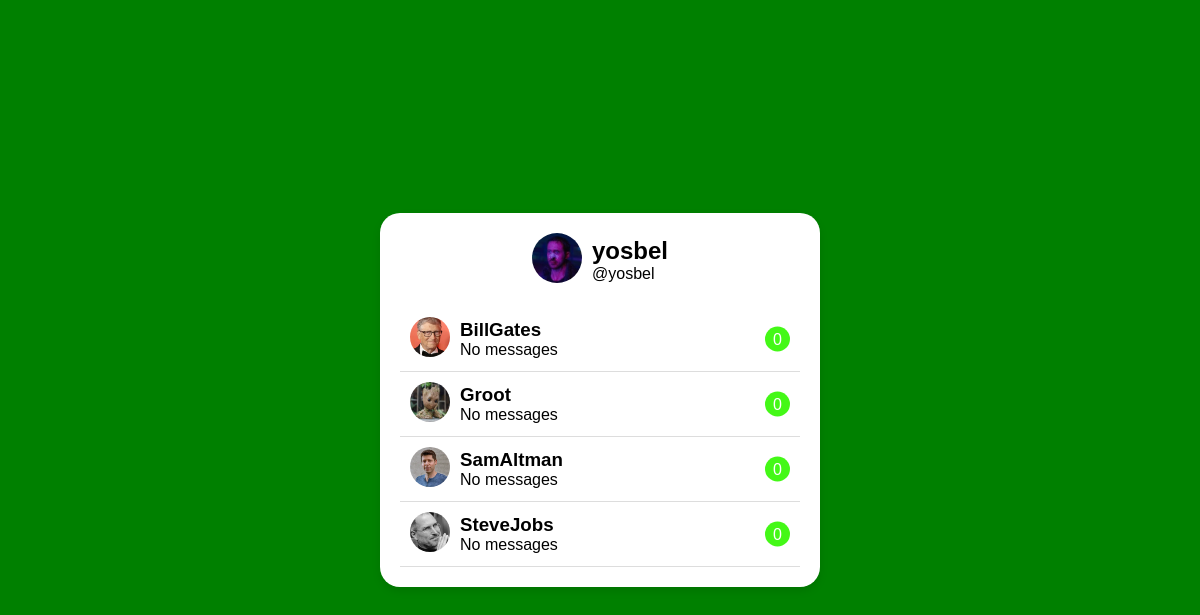
The page /chat/5 on the database its author committed.
### mychatapp/models.py (models this page shows, shortened)
class Profile(models.Model):
    user = models.OneToOneField(User, on_delete=models.CASCADE)
    password = models.CharField(max_length=50, blank=True, null= True)
    name = models.CharField(max_length=50)
    pic = models.ImageField(upload_to='media', blank=True, null= True)
    about = models.CharField(max_length=200, blank=True, null= True)
    friend = models.ManyToManyField('self', blank=True)

### mychatapp/views.py (the view)
# urls.py: path('chat/<int:id>', views.chatting, name='chatting'),
def chatting(request, id):
    user = Profile.objects.get(id=id)
    frnd = user.friend.all()
    friends = Profile.objects.exclude(id=id)
    last_msg = []
    for f in friends:
        messages = ChatMessage.objects.filter(receiver=user, sender=f).order_by('pub_date')
        if len(messages) == 0:
            last_msg.append({'friend_id': f.id, 'mensaje': "No messages"})
        else:
            ultimo = len(messages) - 1
            last_msg.append({'friend_id': f.id, 'mensaje': messages[ultimo]})
    print(last_msg)
    context = {'user': user, 'frnd': frnd, 'last_msg': last_msg}
    return render(request,  'whatsapp.html', context)

### templates/whatsapp.html (shortened to what this page needs)
{% load static %}
<!DOCTYPE html>
<html lang="es">
<head>
</head>
<body>
    <div class="chat-container">
        <div class="chat-header">
            <a href="{% url 'user_details' user.id %}">
                <img src="{{ user.pic.url }}" alt="Foto de perfil de {{ user.name }}">
                <div class="details-prof">
                    <h2>{{ user.name }}</h2>
                    <p class="username">@{{ user.user }}</p>
            </a>
            </div>
        </div>
            <ul class="chat-friends">
                {% for friend in frnd %}
                <li  data-friend-id="{{ friend.id }}">
                    <div class="friend-info">
                        <a href="{% url 'user_details' friend.id %}">
                            <img src="{{ friend.pic.url }}" alt="Foto de perfil de {{ friend.name }}">
                        </a>
                        <a href="{% url 'actualchat' user.id friend.id %}">
                            <div>
                                <h3>{{ friend.name }}</h3>
                                {% for m in last_msg %}
                                    {% if m.friend_id == friend.id %}
                                        <p>{{ m.mensaje }}</p>
                                    {% endif %}
                                {% endfor %}
                            </div>
                        </a>
                    </div>
                    <div class="unread-messages">0</div>
                </li>
                {% endfor %}
            </ul>
</body>
</html>

### templates/whatsapp.html (style rules this page uses)
body { background-color: green; display: flex; justify-content: center; align-items: center; height: 100vh; margin: 0; font-family: Arial, sans-serif; }
.chat-container { background-color: white; border-radius: 20px; width: 400px; padding: 20px; box-shadow: 0 4px 8px rgba(0, 0, 0, 0.1); }
.chat-header { display: flex; align-items: center; justify-content: center; margin-bottom: 20px; }
.chat-header img { border-radius: 50%; width: 50px; height: 50px; margin-right: 10px; }
.chat-header h2 { margin: 0; }
.chat-header a { text-decoration: none; color: inherit; }
.chat-friends { list-style: none; padding: 0; margin: 0 }
.chat-friends li { display: flex; align-items: center; justify-content: space-between; padding: 10px; border-bottom: 1px solid #ddd; position: relative; }
.chat-friends li img { border-radius: 50%; width: 40px; height: 40px; margin-right: 10px; }
.username { margin: 0; }
.chat-friends li .friend-info { display: flex; align-items: center; }
.unread-messages { background-color: rgb(68, 248, 23); color: white; border-radius: 50%; padding: 5px; width: 15px; height: 15px; display: flex; align-items: center; justify-content: center; position: absolute; right: 10px; top: 50%; transform: translateY(-50%); }
.friend-info p, h3 { margin: 0; }
.friend-info a { text-decoration: none; color: inherit; }

### rows shown on the page
Profile: pic (picture), name "yosbel", user "yosbel"
Profile: pic (picture), name "BillGates", mensaje "No messages"
Profile: pic (picture), name "Groot", mensaje "No messages"
Profile: pic (picture), name "SamAltman", mensaje "No messages"
Profile: pic (picture), name "SteveJobs", mensaje "No messages"
